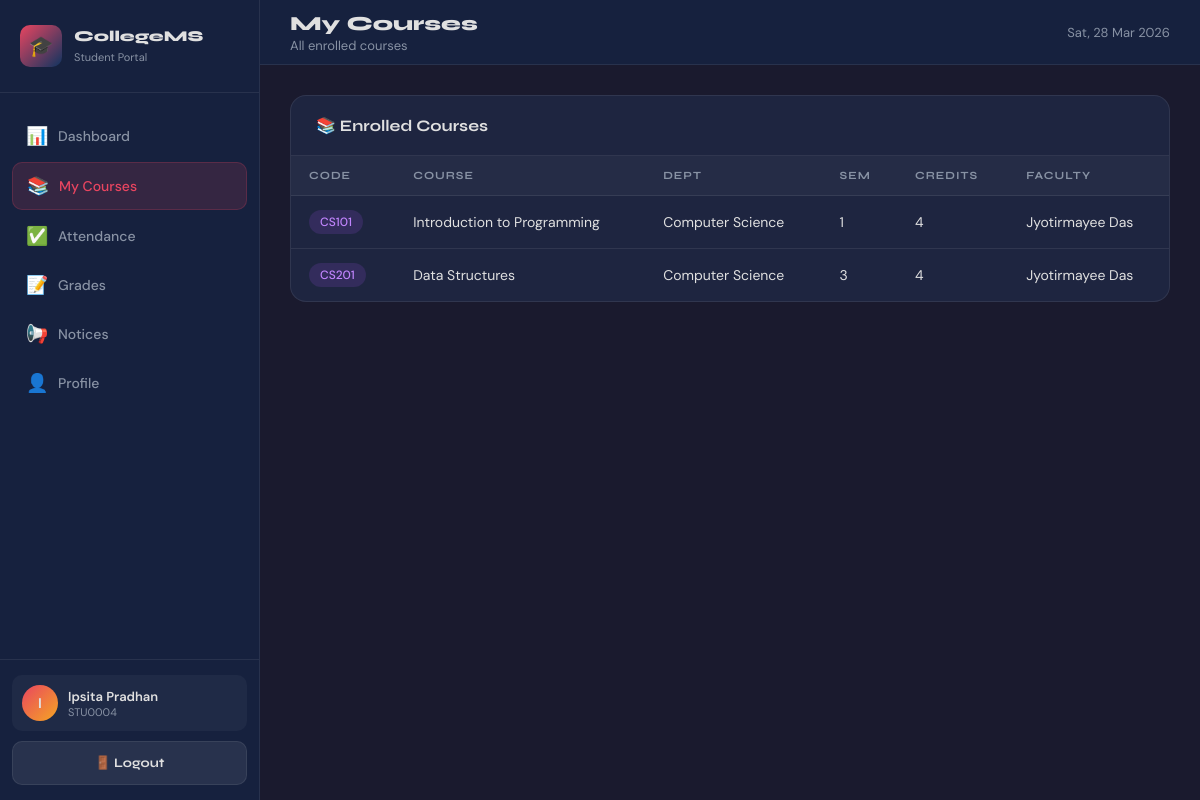
The app's page /student/courses.php (signed in) with its own data.
### tables this page shows
CREATE TABLE students (
  id INT AUTO_INCREMENT PRIMARY KEY,
  user_id INT NULL,
  student_id VARCHAR(20) NOT NULL UNIQUE,
  name VARCHAR(100) NOT NULL,
  email VARCHAR(100) NOT NULL UNIQUE,
  phone VARCHAR(20),
  dob DATE,
  gender ENUM('Male','Female','Other'),
  address TEXT,
  department_id INT NULL,
  semester INT NOT NULL DEFAULT 1,
  admission_year YEAR,
  status ENUM('Active','Inactive','Graduated') NOT NULL DEFAULT 'Active',
  photo VARCHAR(255),
  created_at TIMESTAMP DEFAULT CURRENT_TIMESTAMP,
  CONSTRAINT fk_students_user FOREIGN KEY (user_id) REFERENCES users(id) ON DELETE SET NULL,
  CONSTRAINT fk_students_dept FOREIGN KEY (department_id) REFERENCES departments(id) ON DELETE SET NULL,
  INDEX idx_students_dept (department_id),
  INDEX idx_students_status (status)
);

CREATE TABLE courses (
  id INT AUTO_INCREMENT PRIMARY KEY,
  course_code VARCHAR(20) NOT NULL UNIQUE,
  course_name VARCHAR(150) NOT NULL,
  department_id INT NULL,
  faculty_id INT NULL,
  semester INT NOT NULL DEFAULT 1,
  credits INT NOT NULL DEFAULT 3,
  created_at TIMESTAMP DEFAULT CURRENT_TIMESTAMP,
  CONSTRAINT fk_courses_dept FOREIGN KEY (department_id) REFERENCES departments(id) ON DELETE SET NULL,
  CONSTRAINT fk_courses_faculty FOREIGN KEY (faculty_id) REFERENCES faculty(id) ON DELETE SET NULL,
  INDEX idx_courses_dept (department_id),
  INDEX idx_courses_faculty (faculty_id)
);

CREATE TABLE departments (
  id INT AUTO_INCREMENT PRIMARY KEY,
  name VARCHAR(100) NOT NULL UNIQUE,
  code VARCHAR(20) NOT NULL UNIQUE,
  head_name VARCHAR(100),
  created_at TIMESTAMP DEFAULT CURRENT_TIMESTAMP
);

CREATE TABLE faculty (
  id INT AUTO_INCREMENT PRIMARY KEY,
  user_id INT NULL,
  faculty_id VARCHAR(20) NOT NULL UNIQUE,
  name VARCHAR(100) NOT NULL,
  email VARCHAR(100) NOT NULL UNIQUE,
  phone VARCHAR(20),
  department_id INT NULL,
  designation VARCHAR(100),
  qualification VARCHAR(150),
  experience INT NOT NULL DEFAULT 0,
  status ENUM('Active','Inactive') NOT NULL DEFAULT 'Active',
  created_at TIMESTAMP DEFAULT CURRENT_TIMESTAMP,
  CONSTRAINT fk_faculty_user FOREIGN KEY (user_id) REFERENCES users(id) ON DELETE SET NULL,
  CONSTRAINT fk_faculty_dept FOREIGN KEY (department_id) REFERENCES departments(id) ON DELETE SET NULL,
  INDEX idx_faculty_dept (department_id),
  INDEX idx_faculty_status (status)
);

### includes/auth.php (called while the page is built, shortened)
<?php
function e($value): string {
    return htmlspecialchars((string)$value, ENT_QUOTES, 'UTF-8');
}
?>

### student/courses.php (the view, shortened to what this page needs)
<?php
require_once '../includes/db.php';
require_once '../includes/auth.php';
$user_id = (int)($_SESSION['user_id'] ?? 0);
$stmt = mysqli_prepare($conn, "SELECT id, student_id, semester, department_id FROM students WHERE user_id=? LIMIT 1");
mysqli_stmt_bind_param($stmt, "i", $user_id);
mysqli_stmt_execute($stmt);
$student = mysqli_fetch_assoc(mysqli_stmt_get_result($stmt));
$student_pk = (int)$student['id'];
$stmt = mysqli_prepare($conn, "
    SELECT c.course_code, c.course_name, c.credits, c.semester, f.name AS faculty_name, d.name AS dept_name
    FROM enrollments e
    JOIN courses c ON e.course_id = c.id
    LEFT JOIN faculty f ON c.faculty_id = f.id
    LEFT JOIN departments d ON c.department_id = d.id
    WHERE e.student_id = ?
    ORDER BY c.course_code
");
mysqli_stmt_bind_param($stmt, "i", $student_pk);
mysqli_stmt_execute($stmt);
$courses = mysqli_stmt_get_result($stmt);
?>
<!DOCTYPE html>
<html lang="en">
<head>
  <link rel="stylesheet" href="../css/style.css">
</head>
<body>
<div class="dashboard-layout">
  <aside class="sidebar" id="sidebar">
    <div class="sidebar-header">
      <div class="logo-icon">🎓</div>
      <div><h3>CollegeMS</h3><span>Student Portal</span></div>
    </div>
    <nav class="sidebar-nav">
      <a href="dashboard.php"  class="nav-link"><span class="nav-icon">📊</span> Dashboard</a>
      <a href="courses.php"    class="nav-link active"><span class="nav-icon">📚</span> My Courses</a>
      <a href="attendance.php" class="nav-link"><span class="nav-icon">✅</span> Attendance</a>
      <a href="grades.php"     class="nav-link"><span class="nav-icon">📝</span> Grades</a>
      <a href="notices.php"    class="nav-link"><span class="nav-icon">📢</span> Notices</a>
      <a href="profile.php"    class="nav-link"><span class="nav-icon">👤</span> Profile</a>
    </nav>
    <div class="sidebar-footer">
      <div class="user-info">
        <div class="user-avatar"><?= e(strtoupper(substr($_SESSION['user_name'] ?? 'S', 0, 1))) ?></div>
        <div>
          <div class="user-name"><?= e($_SESSION['user_name'] ?? 'Student') ?></div>
          <div class="user-role"><?= e($student['student_id'] ?? '') ?></div>
        </div>
      </div>
      <a href="logout.php" class="btn btn-secondary" style="width:100%; font-size:13px;">🚪 Logout</a>
    </div>
  </aside>
  <div class="main-content">
    <header class="topbar">
      <div style="display:flex; align-items:center; gap:15px;">
        <div class="topbar-title"><h1>My Courses</h1><p>All enrolled courses</p></div>
      </div>
      <div class="topbar-right"><div style="font-size:13px; color:var(--text-muted)"><?= date('D, d M Y') ?></div></div>
    </header>
    <div class="page-content">
      <div class="card">
        <div class="card-header"><h3>📚 Enrolled Courses</h3></div>
        <div class="table-responsive">
          <table>
            <thead><tr><th>Code</th><th>Course</th><th>Dept</th><th>Sem</th><th>Credits</th><th>Faculty</th></tr></thead>
            <tbody>
              <?php $has=false; while($c=mysqli_fetch_assoc($courses)) { $has=true; ?>
              <tr>
                <td><span class="chip chip-purple"><?= e($c['course_code']) ?></span></td>
                <td><?= e($c['course_name']) ?></td>
                <td><?= e($c['dept_name'] ?? '—') ?></td>
                <td><?= (int)$c['semester'] ?></td>
                <td><?= (int)$c['credits'] ?></td>
                <td><?= e($c['faculty_name'] ?? '—') ?></td>
              </tr>
              <?php } ?>
            </tbody>
          </table>
        </div>
      </div>
    </div>
  </div>
</div>
</body>
</html>

### records on screen
students: student "STU0004"
courses: course_code "CS101", course_name "Introduction to Programming", department.name "Computer Science", semester "1", credits "4", faculty.name "Jyotirmayee Das"
courses: course_code "CS201", course_name "Data Structures", department.name "Computer Science", semester "3", credits "4", faculty.name "Jyotirmayee Das"

### other values on screen
substr($_SESSION['user_name'] ?? 'S', 0, 1) "I"
$_SESSION['user_name'] "Ipsita Pradhan"
